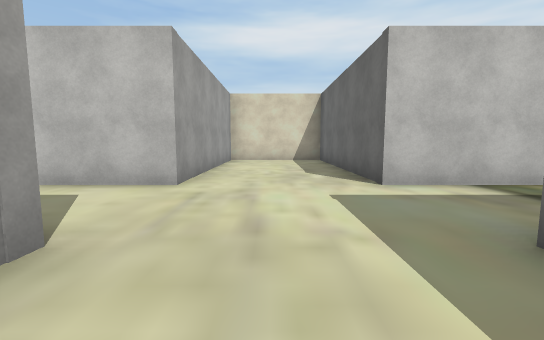
View 1 (above)

24 first-person views from a walk through a 3-D level made in the Unity game engine. The camera is 1.4 m above the floor, tilts 6° down and sees 90° across. The floor is counted in squares, 2 m on a side. Each view is taken from the middle of a square. On the plan, view 1 faces up. The plan holds only what a view shows up to about 9 squares ahead; the rest is blank. The place goes on beyond the plan. Some surface patterns are stand-ins.

View 2
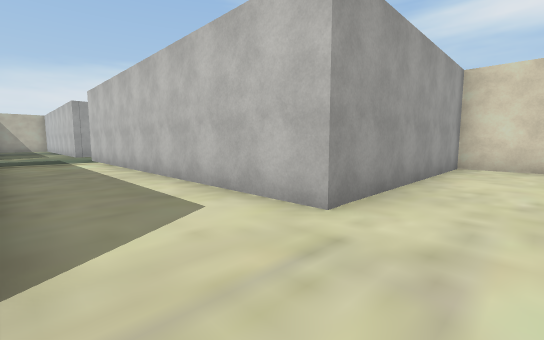

View 3
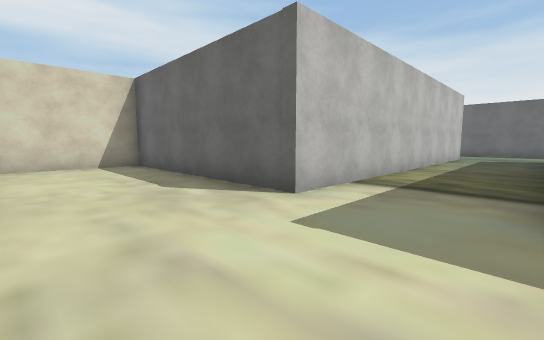

View 4
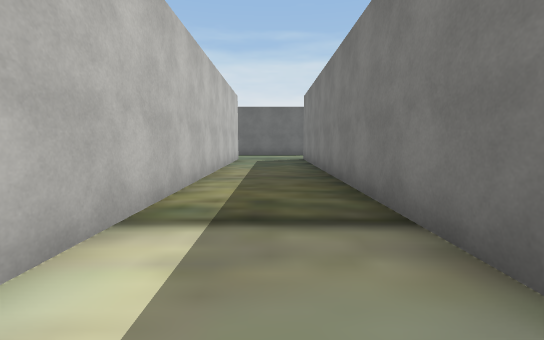

View 5
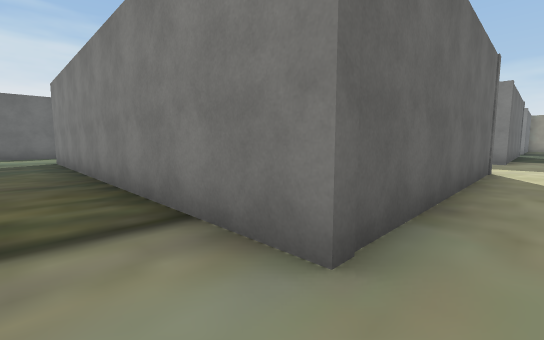

View 6
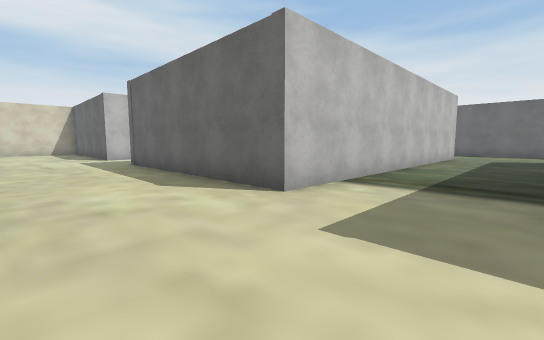

View 7
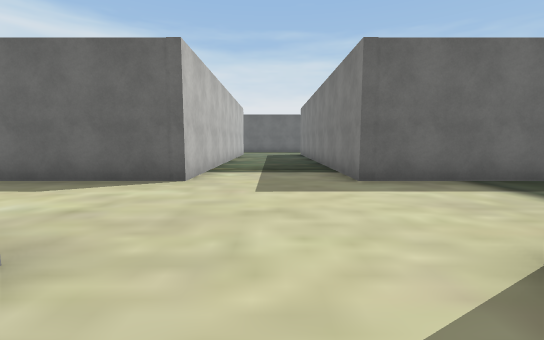

View 8
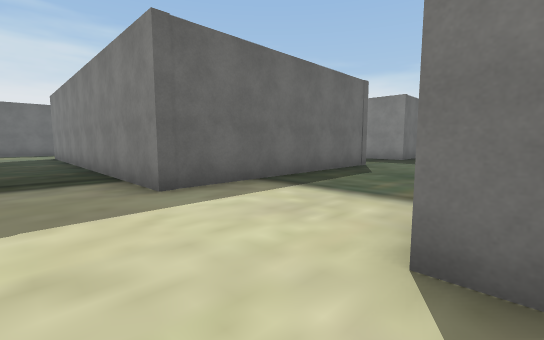

View 9
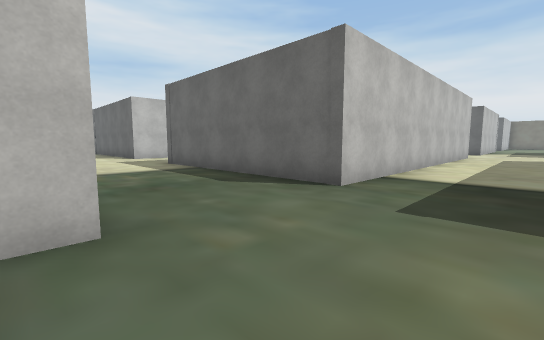

View 10
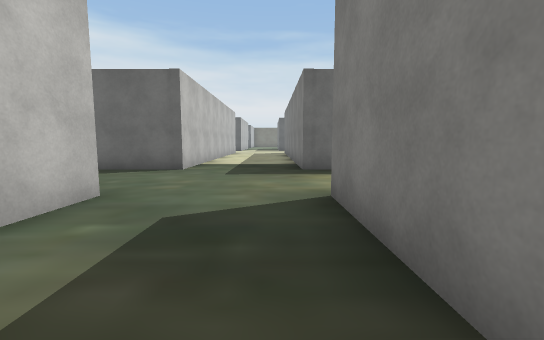

View 11
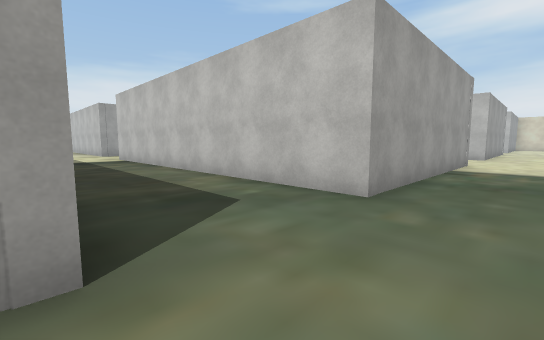

View 12
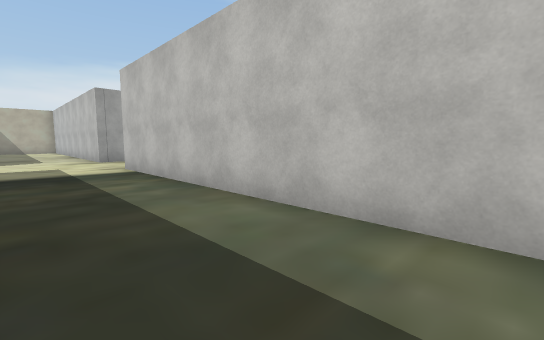

View 13
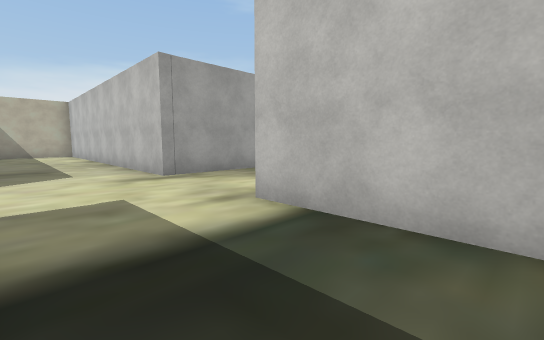

View 14
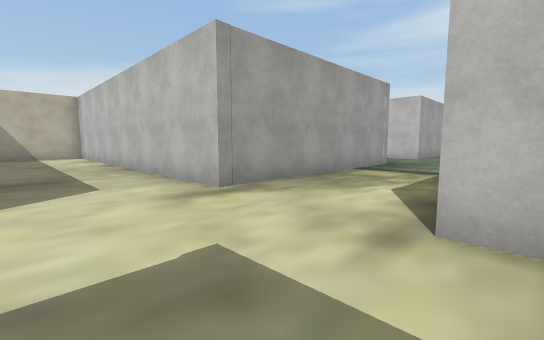

View 15
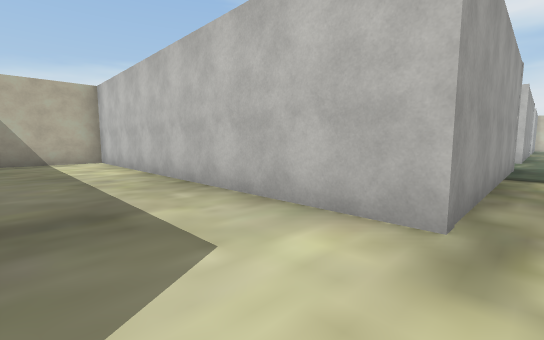

View 16
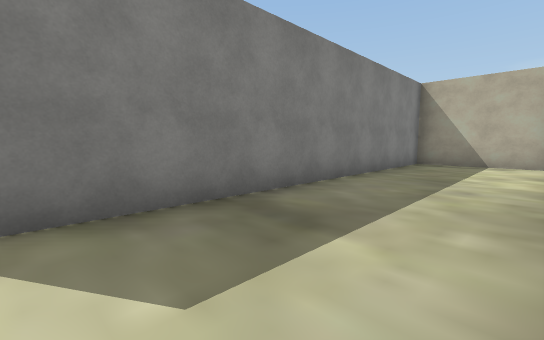

View 17
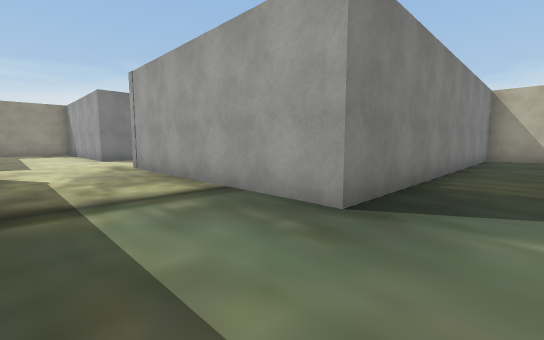

View 18
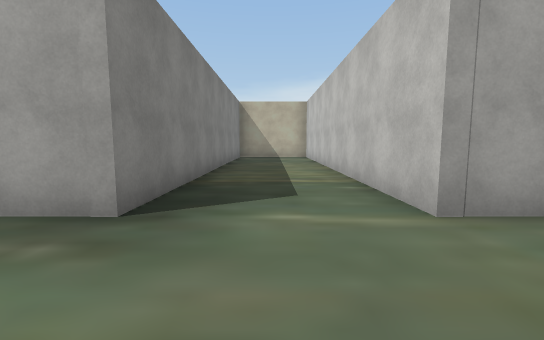

View 19
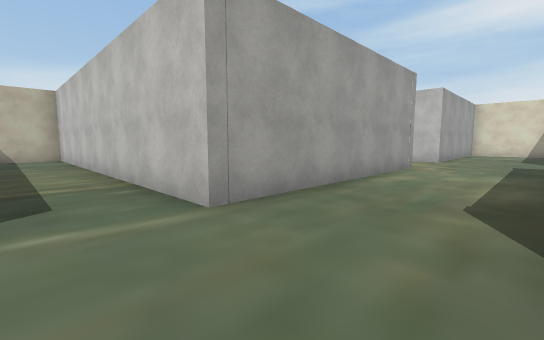

View 20
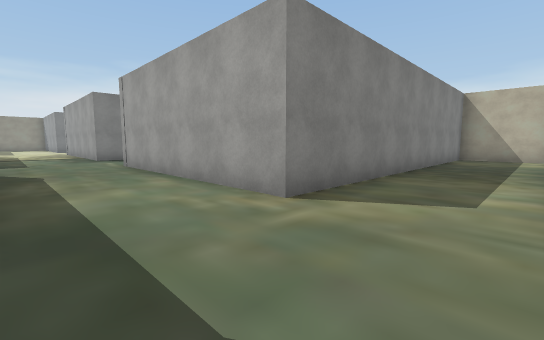

View 21
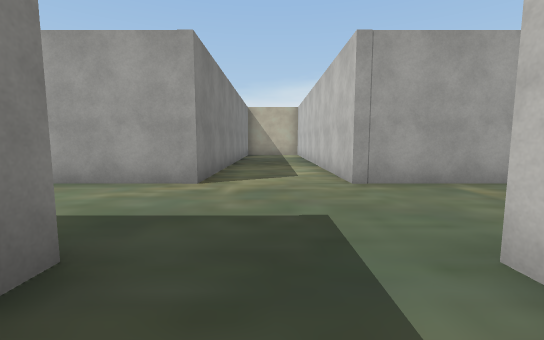

View 22
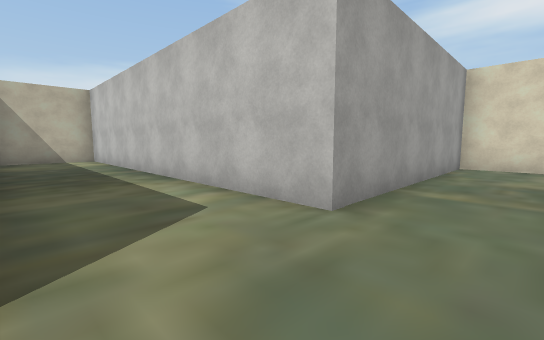

View 23
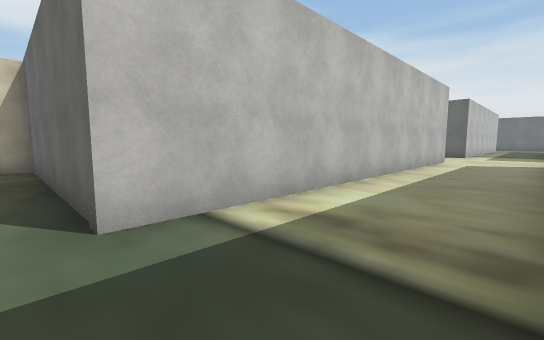

View 24
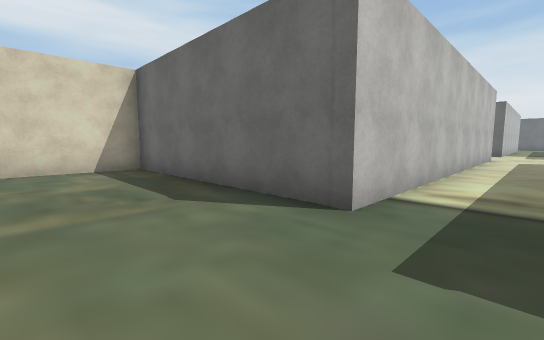

### Floor plan
Points are (right, up) in squares from view 1. A wall is a line through its corners. A room is listed if a view was taken in it or the views show most of it. See-through windows are left out.
Room 1 (views 1, 2, 3, 4, 5, 6, 7, 8, 9, 10, 11, 12, 13, 14, 15, 16, 17, 18, 19, 20, 21, 22, 23, 24)
walls: (-2.1, -7.5) (-1.5, -7.5) (-1.5, -13.8) (-11.6, -13.8); (-11.6, 1.8) (-11.1, 1.8); (-1.5, 1.9) (-1.5, 1.4); (-4.4, -16.8) (-1.5, -16.8); (1.8, -17.5) (1.8, -16.8) (4.1, -16.8); (9.4, -4.5) (1.8, -4.5) (1.8, 1.8) (9.5, 1.8); (-23.4, -7.5) (-14.5, -7.5) (-14.5, -13.8) (-24.2, -13.8) (-24.2, -16.8) (-14.9, -16.8); (-22.6, 1.8) (-14.5, 1.8) (-14.5, -4.5) (-23.2, -4.5); (-24.2, -5.3) (-24.2, -6.6); (8.6, -13.8) (1.8, -13.8) (1.8, -7.5) (9.2, -7.5); (9.5, 4.3) (1.8, 4.3) (1.8, 10.2) (-1.5, 10.2) (-1.5, 4.3) (-11.5, 4.3) (-11.5, 10.2) (-14.5, 10.2) (-14.5, 4.3) (-23.5, 4.3); (-24.2, 4) (-24.2, 2)

Positions as (right, up) in squares from view 1, and headings:
1: (0, 0), facing up
2: (0, 2), facing up-left
3: (-1, 2), facing up-right
4: (1, 3), facing right
5: (1, 3), facing down-right
6: (-1, -7), facing up-right
7: (-3, -6), facing right
8: (-2, -6), facing down-right
9: (-2, -16), facing up-right
10: (-5, -16), facing right
11: (0, -17), facing up-left
12: (-4, -16), facing up-left
13: (-9, -16), facing up-left
14: (-11, -16), facing up-left
15: (-14, -16), facing up-left
16: (-15, -14), facing down-left
17: (-12, -6), facing down-left
18: (-12, -6), facing left
19: (-12, -6), facing up-left
20: (-12, 4), facing down-left
21: (-10, 3), facing left
22: (-13, 2), facing up-left
23: (-12, 2), facing up-right
24: (-14, 3), facing up-right
